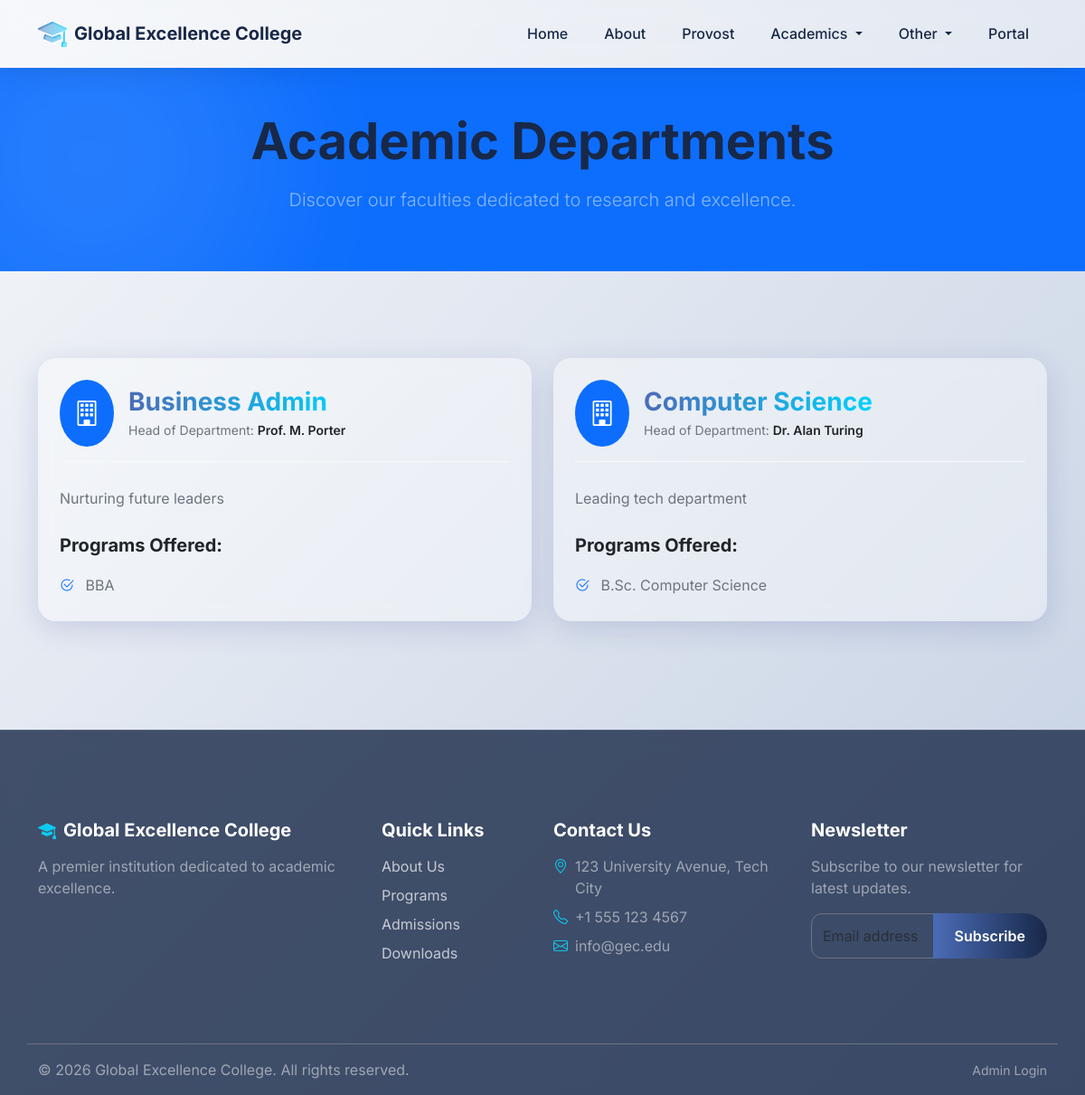
The page /pages/departments.php on the database its author committed.
### tables this page shows
CREATE TABLE IF NOT EXISTS institution (
    id INT AUTO_INCREMENT PRIMARY KEY,
    name VARCHAR(255) NOT NULL,
    logo VARCHAR(255),
    motto VARCHAR(255),
    description TEXT,
    address TEXT,
    phone VARCHAR(50),
    email VARCHAR(100),
    website VARCHAR(100),
    facebook VARCHAR(100),
    twitter VARCHAR(100),
    instagram VARCHAR(100),
    map_embed TEXT,
    created_at TIMESTAMP DEFAULT CURRENT_TIMESTAMP
);

CREATE TABLE IF NOT EXISTS departments (
    id INT AUTO_INCREMENT PRIMARY KEY,
    name VARCHAR(255) NOT NULL,
    description TEXT,
    hod VARCHAR(255),
    created_at TIMESTAMP DEFAULT CURRENT_TIMESTAMP
);

### pages/departments.php (the view, shortened to what this page needs)
<?php
require_once __DIR__ . '/../includes/header.php';
require_once __DIR__ . '/../includes/navbar.php';
$stmt = $pdo->query("SELECT * FROM departments ORDER BY name ASC");
$departments = $stmt->fetchAll();
?>
<div class="container-fluid py-5 bg-primary text-white text-center glass-panel rounded-0 border-0 shadow-none position-relative overflow-hidden">
    <div class="hero-shape hero-shape-1" style="background: rgba(255,255,255,0.1);"></div>
    <div class="container position-relative z-index-1">
        <h1 class="display-4 fw-bold mb-3">Academic Departments</h1>
        <p class="lead text-white-50">Discover our faculties dedicated to research and excellence.</p>
    </div>
</div>
<div class="container py-5 my-5">
    <?php if(count($departments) > 0): ?>
        <div class="row g-4">
            <?php foreach($departments as $dept): ?>
                <?php
                $progStmt = $pdo->prepare("SELECT name FROM programs WHERE department_id = ?");
                $progStmt->execute([$dept['id']]);
                $deptPrograms = $progStmt->fetchAll(PDO::FETCH_COLUMN);
                ?>
                <div class="col-lg-6 mb-4">
                    <div class="glass-card h-100 p-4 border-0">
                        <div class="d-flex align-items-center mb-4 pb-3 border-bottom border-light">
                            <div class="bg-primary text-white p-3 rounded-circle me-3">
                                <i class="bi bi-building fs-3"></i>
                            </div>
                            <div>
                                <h3 class="fw-bold gradient-text mb-0"><?= htmlspecialchars($dept['name']) ?></h3>
                                <div class="text-secondary small mt-1">Head of Department: <span class="fw-semibold text-dark"><?= htmlspecialchars($dept['hod'] ?? 'TBA') ?></span></div>
                            </div>
                        </div>
                        <p class="text-secondary lh-lg mb-4"><?= nl2br(htmlspecialchars($dept['description'])) ?></p>
                        <h5 class="fw-bold text-dark mb-3">Programs Offered:</h5>
                        <?php if(count($deptPrograms) > 0): ?>
                            <ul class="list-group list-group-flush bg-transparent">
                                <?php foreach($deptPrograms as $prog): ?>
                                    <li class="list-group-item bg-transparent px-0 border-0 py-1 text-secondary"><i class="bi bi-check2-circle text-primary me-2"></i> <?= htmlspecialchars($prog) ?></li>
                                <?php endforeach; ?>
                            </ul>
                        <?php else: ?>
                            <p class="text-muted small fst-italic">No programs listed yet.</p>
                        <?php endif; ?>
                    </div>
                </div>
            <?php endforeach; ?>
        </div>
    <?php endif; ?>
</div>
<?php require_once __DIR__ . '/../includes/footer.php'; ?>

### includes/navbar.php (shortened to what this page needs)
<?php
$currentPage = basename($_SERVER['PHP_SELF']);
?>
<nav class="navbar navbar-expand-lg sticky-top glass-nav">
    <div class="container">
        <a class="navbar-brand d-flex align-items-center" href="<?= $base_dir ?>index.php">
            <?php if(!empty($institution['logo'])): ?>
                <img src="<?= $base_dir ?>assets/uploads/<?= htmlspecialchars($institution['logo']) ?>" alt="Logo" height="40" class="me-2">
            <?php else: ?>
                <i class="bi bi-mortarboard-fill fs-2 me-2 gradient-text"></i>
            <?php endif; ?>
            <span><?= $siteTitle ?></span>
        </a>
        <div class="collapse navbar-collapse" id="navbarNav">
            <ul class="navbar-nav ms-auto">
                <li class="nav-item">
                    <a class="nav-link <?= $currentPage == 'index.php' ? 'active' : '' ?>" href="<?= $base_dir ?>index.php">Home</a>
                </li>
                <li class="nav-item">
                    <a class="nav-link <?= $currentPage == 'about.php' ? 'active' : '' ?>" href="<?= $base_dir ?>pages/about.php">About</a>
                </li>
                <li class="nav-item">
                    <a class="nav-link <?= $currentPage == 'provost.php' ? 'active' : '' ?>" href="<?= $base_dir ?>pages/provost.php">Provost</a>
                </li>
                <li class="nav-item dropdown">
                    <a class="nav-link dropdown-toggle <?= in_array($currentPage, ['programs.php', 'departments.php']) ? 'active' : '' ?>" href="#" role="button" data-bs-toggle="dropdown">
                        Academics
                    </a>
                </li>
                <li class="nav-item dropdown">
                    <a class="nav-link dropdown-toggle <?= in_array($currentPage, ['news.php', 'events.php', 'gallery.php', 'downloads.php']) ? 'active' : '' ?>" href="#" role="button" data-bs-toggle="dropdown">
                        Other
                    </a>
                </li>
                <li class="nav-item">
                    <a class="nav-link"  href="https://portal.cshtgusau.com/login">Portal</a>
                </li>
            </ul>
        </div>
    </div>
</nav>

### includes/footer.php (shortened to what this page needs)
<footer class="glass-footer">
    <div class="container py-5">
        <div class="row gy-4">
            <div class="col-lg-4 col-md-6">
                <h5 class="text-white mb-3 d-flex align-items-center">
                    <i class="bi bi-mortarboard-fill me-2 text-info"></i> <?= $siteTitle ?>
                </h5>
                <p class="text-white-50"><?= htmlspecialchars($institution['description'] ?? 'A premier institution of learning.') ?></p>
            </div>
            <div class="col-lg-2 col-md-6">
                <h5 class="text-white mb-3">Quick Links</h5>
                <ul class="list-unstyled text-white-50">
                    <li class="mb-2"><a href="<?= $base_dir ?>pages/about.php">About Us</a></li>
                    <li class="mb-2"><a href="<?= $base_dir ?>pages/programs.php">Programs</a></li>
                    <li class="mb-2"><a href="https://portal.cshtgusau.com/apply">Admissions</a></li>
                    <li class="mb-2"><a href="<?= $base_dir ?>pages/downloads.php">Downloads</a></li>
                </ul>
            </div>
            <div class="col-lg-3 col-md-6">
                <h5 class="text-white mb-3">Contact Us</h5>
                <ul class="list-unstyled text-white-50">
                    <li class="mb-2 d-flex"><i class="bi bi-geo-alt me-2 text-info"></i> <span><?= htmlspecialchars($institution['address'] ?? '123 Education Street') ?></span></li>
                    <li class="mb-2 d-flex"><i class="bi bi-telephone me-2 text-info"></i> <span><?= htmlspecialchars($institution['phone'] ?? '+1 234 567 890') ?></span></li>
                    <li class="mb-2 d-flex"><i class="bi bi-envelope me-2 text-info"></i> <span><?= htmlspecialchars($institution['email'] ?? 'info@school.edu') ?></span></li>
                </ul>
            </div>
            <div class="col-lg-3 col-md-6">
                <h5 class="text-white mb-3">Newsletter</h5>
                <p class="text-white-50 mb-3">Subscribe to our newsletter for latest updates.</p>
                <form action="#" method="POST">
                    <div class="input-group">
                        <input type="email" class="form-control form-control-glass bg-transparent text-white border-secondary" placeholder="Email address" required>
                        <button class="btn btn-primary-custom" type="submit">Subscribe</button>
                    </div>
                </form>
            </div>
        </div>
    </div>
    <div class="container border-top border-secondary py-3 mt-4">
        <div class="row text-center text-md-start">
            <div class="col-md-6">
                <p class="mb-0 text-white-50">&copy; <?= date('Y') ?> <?= $siteTitle ?>. All rights reserved.</p>
            </div>
            <div class="col-md-6 text-md-end">
                <a href="<?= $base_dir ?>admin/login.php" class="text-white-50 small text-decoration-none">Admin Login</a>
            </div>
        </div>
    </div>
</footer>
</body>
</html>

### assets/css/style.css (style rules this page uses)
:root { --primary-color: #4b6cb7; --secondary-color: #182848; --accent-color: #00d2ff; --text-color: #333; --bg-gradient: linear-gradient(135deg, #f5f7fa 0%, #c3cfe2 100%); --glass-bg: rgba(255, 255, 255, 0.4); --glass-border: rgba(255, 255, 255, 0.6); --glass-shadow: 0 8px 32px 0 rgba(31, 38, 135, 0.15); }
body { font-family: 'Inter', 'Segoe UI', Roboto, sans-serif; background: var(--bg-gradient); color: var(--text-color); min-height: 100vh; display: flex; flex-direction: column; }
.glass-panel { background: var(--glass-bg); backdrop-filter: blur(12px); -webkit-backdrop-filter: blur(12px); border: 1px solid var(--glass-border); border-radius: 16px; box-shadow: var(--glass-shadow); }
.glass-nav { background: rgba(255, 255, 255, 0.2); backdrop-filter: blur(15px); -webkit-backdrop-filter: blur(15px); border-bottom: 1px solid rgba(255, 255, 255, 0.3); box-shadow: 0 4px 30px rgba(0, 0, 0, 0.1); }
.navbar-brand { font-weight: 700; color: var(--secondary-color) !important; text-shadow: 1px 1px 2px rgba(255,255,255,0.5); }
.nav-link { font-weight: 500; color: var(--secondary-color) !important; transition: all 0.3s ease; border-radius: 8px; padding: 8px 16px !important; margin: 0 4px; }
.btn-primary-custom { background: linear-gradient(to right, var(--primary-color), var(--secondary-color)); color: white; border: none; border-radius: 30px; padding: 10px 24px; font-weight: 600; transition: transform 0.3s ease, box-shadow 0.3s ease; }
.glass-card { background: var(--glass-bg); backdrop-filter: blur(10px); border: 1px solid var(--glass-border); border-radius: 20px; box-shadow: var(--glass-shadow); transition: all 0.4s ease; overflow: hidden; }
.hero-shape { position: absolute; border-radius: 50%; filter: blur(80px); z-index: -1; }
.hero-shape-1 { top: -100px; left: -100px; width: 400px; height: 400px; background: rgba(75, 108, 183, 0.4); }
footer { margin-top: auto; padding-top: 50px; }
.glass-footer { background: rgba(24, 40, 72, 0.8); backdrop-filter: blur(15px); color: white; border-top: 1px solid rgba(255,255,255,0.1); }
.glass-footer a { color: rgba(255,255,255,0.7); text-decoration: none; transition: color 0.3s; }
.form-control-glass { background: rgba(255, 255, 255, 0.5); border: 1px solid rgba(255, 255, 255, 0.8); border-radius: 12px; padding: 12px; color: var(--secondary-color); transition: all 0.3s ease; }
h1, h2, h3, h4, h5, h6 { color: var(--secondary-color); font-weight: 700; }
.gradient-text { background: linear-gradient(to right, var(--primary-color), var(--accent-color)); -webkit-background-clip: text; -webkit-text-fill-color: transparent; }

### rows shown on the page
institution: name "Global Excellence College", description "A premier institution dedicated to academic excellence.", address "123 University Avenue, Tech City", phone "+1 555 123 4567", email "info@gec.edu"
departments: name "Business Admin", hod "Prof. M. Porter", description "Nurturing future leaders", prog "BBA"
departments: name "Computer Science", hod "Dr. Alan Turing", description "Leading tech department", prog "B.Sc. Computer Science"
